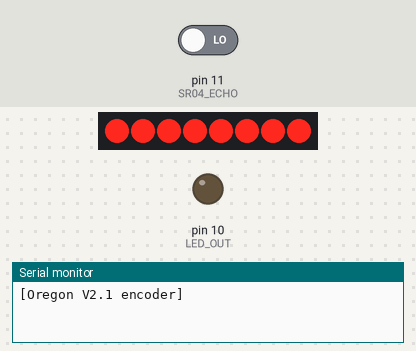
The sketch below on a simulated Arduino Uno, built with avr-gcc and run on an emulated ATmega328P. On the bench: 8 shift-register outputs drawn as a row of LEDs (first output left, lit = HIGH), output pins drawn as LEDs (lit = HIGH), the last lines printed to the serial monitor. Wiring (inferred from the names in the program): shift register (74HC595): data pin 4; shift clock pin 3; latch pin 7. Wiring (inferred from the signals the program sends): row of LEDs: on Q0, Q1, Q2, Q3, Q4, Q5, Q6, Q7. The test bench sets the inputs (shaded band); at power-on: pin 11 (SR04_ECHO) LOW. Pins used as bus, display or sensor lines are not drawn.

Above: at 0.1 s.
At 1.13 s:
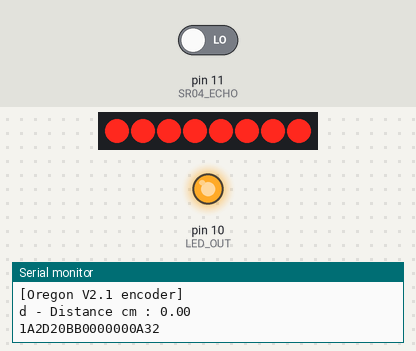
Timing chart, 0 to 3.5 s (numbered marks = the images above):
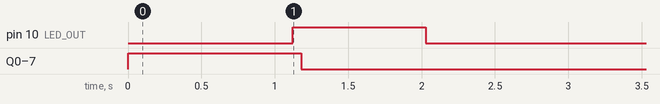

Measured:
- by itself, pin 10 (LED_OUT): LOW → HIGH at 1.1 s, → LOW 0.91 s later
- by itself, Q0–7: HIGH → LOW at 1.2 s

The sketch:

arduino_cuve.ino
```cpp
#include<stdlib.h>
// RF 433
const byte TX_PIN = 9;
// SR04
const byte SR04_TRIG=12;
const byte SR04_ECHO=11;
long lecture_echo; // echo transmis par le SR04
double distance_cm;// distance mesurée par le capteur moins le vide nécessaire (h_vide)
int percent=0;//pourcentage d'occupation de fioul
const double ref_h=160; // ht maxi de liquide = long entre le niveau mini(fond de fioul généralement plein de sédiment) et avant la ht_vide
int h_vide=35; // Vide nécessaire entre le capteur et le niveau maxi

#define LED_OUT 10
// LCD
#define PIN_SCE   7
#define PIN_RESET 6
#define PIN_DC    5
#define PIN_SDIN  4
#define PIN_SCLK  3
#define LCD_CMD   0
#define LCD_C     LOW
#define LCD_D     HIGH
#define LCD_X     84
#define LCD_Y     48

static const byte Digits[][4][18] =
{
 {
    { 0xE0, 0xF0, 0xF8, 0xF4, 0xEE, 0x1F, 0x1F, 0x1F, 0x1F, 0x1F, 0x1F, 0x1F, 0x1F, 0xEE, 0xF4, 0xF8, 0xF0, 0xE0 },
    { 0x1F, 0x3F, 0x7F, 0x3F, 0x1F, 0x00, 0x00, 0x00, 0x00, 0x00, 0x00, 0x00, 0x00, 0x1F, 0x3F, 0x7F, 0x3F, 0x1F },
    { 0xFC, 0xFE, 0xFF, 0xFE, 0xFC, 0x00, 0x00, 0x00, 0x00, 0x00, 0x00, 0x00, 0x00, 0xFC, 0xFE, 0xFF, 0xFE, 0xFC },
    { 0x03, 0x07, 0x0F, 0x17, 0x3B, 0x7C, 0x7C, 0x7C, 0x7C, 0x7C, 0x7C, 0x7C, 0x7C, 0x3B, 0x17, 0x0F, 0x07, 0x03 },
  },
  {
    { 0x00, 0x00, 0x00, 0x00, 0x00, 0x00, 0x00, 0x00, 0x00, 0x00, 0x00, 0x00, 0x00, 0xE0, 0xF0, 0xF8, 0xF0, 0xE0 },
    { 0x00, 0x00, 0x00, 0x00, 0x00, 0x00, 0x00, 0x00, 0x00, 0x00, 0x00, 0x00, 0x00, 0x1F, 0x3F, 0x7F, 0x3F, 0x1F },
    { 0x00, 0x00, 0x00, 0x00, 0x00, 0x00, 0x00, 0x00, 0x00, 0x00, 0x00, 0x00, 0x00, 0xFC, 0xFE, 0xFF, 0xFE, 0xFC },
    { 0x00, 0x00, 0x00, 0x00, 0x00, 0x00, 0x00, 0x00, 0x00, 0x00, 0x00, 0x00, 0x00, 0x03, 0x07, 0x0F, 0x07, 0x03 },
  },
  {
    { 0x00, 0x00, 0x00, 0x04, 0x0E, 0x1F, 0x1F, 0x1F, 0x1F, 0x1F, 0x1F, 0x1F, 0x1F, 0xEE, 0xF4, 0xF8, 0xF0, 0xE0 },
    { 0x00, 0x00, 0x00, 0x80, 0xC0, 0xE0, 0xE0, 0xE0, 0xE0, 0xE0, 0xE0, 0xE0, 0xE0, 0xDF, 0xBF, 0x7F, 0x3F, 0x1F },
    { 0xFC, 0xFE, 0xFF, 0xFE, 0xFD, 0x03, 0x03, 0x03, 0x03, 0x03, 0x03, 0x03, 0x03, 0x01, 0x00, 0x00, 0x00, 0x00 },
    { 0x03, 0x07, 0x0F, 0x17, 0x3B, 0x7C, 0x7C, 0x7C, 0x7C, 0x7C, 0x7C, 0x7C, 0x7C, 0x38, 0x10, 0x00, 0x00, 0x00 },
  },
  {
    { 0x00, 0x00, 0x00, 0x04, 0x0E, 0x1F, 0x1F, 0x1F, 0x1F, 0x1F, 0x1F, 0x1F, 0x1F, 0xEE, 0xF4, 0xF8, 0xF0, 0xE0 },
    { 0x00, 0x00, 0x00, 0x80, 0xC0, 0xE0, 0xE0, 0xE0, 0xE0, 0xE0, 0xE0, 0xE0, 0xE0, 0xDF, 0xBF, 0x7F, 0x3F, 0x1F },
    { 0x00, 0x00, 0x00, 0x00, 0x01, 0x03, 0x03, 0x03, 0x03, 0x03, 0x03, 0x03, 0x03, 0xFD, 0xFE, 0xFF, 0xFE, 0xFC },
    { 0x00, 0x00, 0x00, 0x10, 0x38, 0x7C, 0x7C, 0x7C, 0x7C, 0x7C, 0x7C, 0x7C, 0x7C, 0x3B, 0x17, 0x0F, 0x07, 0x03 },
  },
  {
    { 0xE0, 0xF0, 0xF8, 0xF0, 0xE0, 0x00, 0x00, 0x00, 0x00, 0x00, 0x00, 0x00, 0x00, 0xE0, 0xF0, 0xF8, 0xF0, 0xE0 },
    { 0x1F, 0x3F, 0x7F, 0xBF, 0xDF, 0xE0, 0xE0, 0xE0, 0xE0, 0xE0, 0xE0, 0xE0, 0xE0, 0xDF, 0xBF, 0x7F, 0x3F, 0x1F },
    { 0x00, 0x00, 0x00, 0x00, 0x01, 0x03, 0x03, 0x03, 0x03, 0x03, 0x03, 0x03, 0x03, 0xFD, 0xFE, 0xFF, 0xFE, 0xFC },
    { 0x00, 0x00, 0x00, 0x00, 0x00, 0x00, 0x00, 0x00, 0x00, 0x00, 0x00, 0x00, 0x00, 0x03, 0x07, 0x0F, 0x07, 0x03 },
  },
  {
    { 0xE0, 0xF0, 0xF8, 0xF4, 0xEE, 0x1F, 0x1F, 0x1F, 0x1F, 0x1F, 0x1F, 0x1F, 0x1F, 0x0E, 0x04, 0x00, 0x00, 0x00 },
    { 0x1F, 0x3F, 0x7F, 0xBF, 0xDF, 0xE0, 0xE0, 0xE0, 0xE0, 0xE0, 0xE0, 0xE0, 0xE0, 0xC0, 0x80, 0x00, 0x00, 0x00 },
    { 0x00, 0x00, 0x00, 0x00, 0x01, 0x03, 0x03, 0x03, 0x03, 0x03, 0x03, 0x03, 0x03, 0xFD, 0xFE, 0xFF, 0xFE, 0xFC },
    { 0x00, 0x00, 0x00, 0x10, 0x38, 0x7C, 0x7C, 0x7C, 0x7C, 0x7C, 0x7C, 0x7C, 0x7C, 0x3B, 0x17, 0x0F, 0x07, 0x03 },
  },
  {
    { 0xE0, 0xF0, 0xF8, 0xF4, 0xEE, 0x1F, 0x1F, 0x1F, 0x1F, 0x1F, 0x1F, 0x1F, 0x1F, 0x0E, 0x04, 0x00, 0x00, 0x00 },
    { 0x1F, 0x3F, 0x7F, 0xBF, 0xDF, 0xE0, 0xE0, 0xE0, 0xE0, 0xE0, 0xE0, 0xE0, 0xE0, 0xC0, 0x80, 0x00, 0x00, 0x00 },
    { 0xFC, 0xFE, 0xFF, 0xFE, 0xFD, 0x03, 0x03, 0x03, 0x03, 0x03, 0x03, 0x03, 0x03, 0xFD, 0xFE, 0xFF, 0xFE, 0xFC },
    { 0x03, 0x07, 0x0F, 0x17, 0x3B, 0x7C, 0x7C, 0x7C, 0x7C, 0x7C, 0x7C, 0x7C, 0x7C, 0x3B, 0x17, 0x0F, 0x07, 0x03 },
  },
  {
    { 0x00, 0x00, 0x00, 0x04, 0x0E, 0x1F, 0x1F, 0x1F, 0x1F, 0x1F, 0x1F, 0x1F, 0x1F, 0xEE, 0xF4, 0xF8, 0xF0, 0xE0 },
    { 0x00, 0x00, 0x00, 0x00, 0x00, 0x00, 0x00, 0x00, 0x00, 0x00, 0x00, 0x00, 0x00, 0x1F, 0x3F, 0x7F, 0x3F, 0x1F },
    { 0x00, 0x00, 0x00, 0x00, 0x00, 0x00, 0x00, 0x00, 0x00, 0x00, 0x00, 0x00, 0x00, 0xFC, 0xFE, 0xFF, 0xFE, 0xFC },
    { 0x00, 0x00, 0x00, 0x00, 0x00, 0x00, 0x00, 0x00, 0x00, 0x00, 0x00, 0x00, 0x00, 0x03, 0x07, 0x0F, 0x07, 0x03 },
  },
  {
    { 0xE0, 0xF0, 0xF8, 0xF4, 0xEE, 0x1F, 0x1F, 0x1F, 0x1F, 0x1F, 0x1F, 0x1F, 0x1F, 0xEE, 0xF4, 0xF8, 0xF0, 0xE0 },
    { 0x1F, 0x3F, 0x7F, 0xBF, 0xDF, 0xE0, 0xE0, 0xE0, 0xE0, 0xE0, 0xE0, 0xE0, 0xE0, 0xDF, 0xBF, 0x7F, 0x3F, 0x1F },
    { 0xFC, 0xFE, 0xFF, 0xFE, 0xFD, 0x03, 0x03, 0x03, 0x03, 0x03, 0x03, 0x03, 0x03, 0xFD, 0xFE, 0xFF, 0xFE, 0xFC },
    { 0x03, 0x07, 0x0F, 0x17, 0x3B, 0x7C, 0x7C, 0x7C, 0x7C, 0x7C, 0x7C, 0x7C, 0x7C, 0x3B, 0x17, 0x0F, 0x07, 0x03 },
  },
  {
    { 0xE0, 0xF0, 0xF8, 0xF4, 0xEE, 0x1F, 0x1F, 0x1F, 0x1F, 0x1F, 0x1F, 0x1F, 0x1F, 0xEE, 0xF4, 0xF8, 0xF0, 0xE0 },
    { 0x1F, 0x3F, 0x7F, 0xBF, 0xDF, 0xE0, 0xE0, 0xE0, 0xE0, 0xE0, 0xE0, 0xE0, 0xE0, 0xDF, 0xBF, 0x7F, 0x3F, 0x1F },
    { 0x00, 0x00, 0x00, 0x00, 0x01, 0x03, 0x03, 0x03, 0x03, 0x03, 0x03, 0x03, 0x03, 0xFD, 0xFE, 0xFF, 0xFE, 0xFC },
    { 0x00, 0x00, 0x00, 0x10, 0x38, 0x7C, 0x7C, 0x7C, 0x7C, 0x7C, 0x7C, 0x7C, 0x7C, 0x3B, 0x17, 0x0F, 0x07, 0x03 },
  }
};

int boucle=0;


const unsigned long TIME = 512;
const unsigned long TWOTIME = TIME*2;

#define SEND_HIGH() digitalWrite(TX_PIN, HIGH)
#define SEND_LOW() digitalWrite(TX_PIN, LOW)

byte OregonMessageBuffer[9];

/**
 * \brief    Send logical "0" over RF
 * \details  azero bit be represented by an off-to-on transition
 * \         of the RF signal at the middle of a clock period.
 * \         Remenber, the Oregon v2.1 protocol add an inverted bit first
 */
inline void sendZero(void)
{
  SEND_HIGH();
  delayMicroseconds(TIME);
  SEND_LOW();
  delayMicroseconds(TWOTIME);
  SEND_HIGH();
  delayMicroseconds(TIME);
}

/**
 * \brief    Send logical "1" over RF
 * \details  a one bit be represented by an on-to-off transition
 * \         of the RF signal at the middle of a clock period.
 * \         Remenber, the Oregon v2.1 protocol add an inverted bit first
 */
inline void sendOne(void)
{
   SEND_LOW();
   delayMicroseconds(TIME);
   SEND_HIGH();
   delayMicroseconds(TWOTIME);
   SEND_LOW();
   delayMicroseconds(TIME);
}

/**
* Send a bits quarter (4 bits = MSB from 8 bits value) over RF
*
* @param data Source data to process and sent
*/

/**
 * \brief    Send a bits quarter (4 bits = MSB from 8 bits value) over RF
 * \param    data   Data to send
 */
inline void sendQuarterMSB(const byte data)
{
  (bitRead(data, 4)) ? sendOne() : sendZero();
  (bitRead(data, 5)) ? sendOne() : sendZero();
  (bitRead(data, 6)) ? sendOne() : sendZero();
  (bitRead(data, 7)) ? sendOne() : sendZero();
}

/**
 * \brief    Send a bits quarter (4 bits = LSB from 8 bits value) over RF
 * \param    data   Data to send
 */
inline void sendQuarterLSB(const byte data)
{
  (bitRead(data, 0)) ? sendOne() : sendZero();
  (bitRead(data, 1)) ? sendOne() : sendZero();
  (bitRead(data, 2)) ? sendOne() : sendZero();
  (bitRead(data, 3)) ? sendOne() : sendZero();
}

/******************************************************************/
/******************************************************************/
/******************************************************************/

/**
 * \brief    Send a buffer over RF
 * \param    data   Data to send
 * \param    size   size of data to send
 */
void sendData(byte *data, byte size)
{
  for(byte i = 0; i < size; ++i)
  {
    sendQuarterLSB(data[i]);
    sendQuarterMSB(data[i]);
  }
}

/**
 * \brief    Send an Oregon message
 * \param    data   The Oregon message
 */
void sendOregon(byte *data, byte size)
{
    sendPreamble();
    //sendSync();
    sendData(data, size);
    sendPostamble();
}

/**
 * \brief    Send preamble
 * \details  The preamble consists of 16 "1" bits
 */
inline void sendPreamble(void)
{
  byte PREAMBLE[]={0xFF,0xFF};
  sendData(PREAMBLE, 2);
}

/**
 * \brief    Send postamble
 * \details  The postamble consists of 8 "0" bits
 */
inline void sendPostamble(void)
{
 byte POSTAMBLE[]={0x00};
 sendData(POSTAMBLE, 1);
}

/**
 * \brief    Send sync nibble
 * \details  The sync is 0xA. It is not use in this version since the sync nibble
 * \         is include in the Oregon message to send.
 */
inline void sendSync(void)
{
  sendQuarterLSB(0xA);
}

/******************************************************************/
/******************************************************************/
/******************************************************************/

/**
 * \brief    Set the sensor type
 * \param    data       Oregon message
 * \param    type       Sensor type
 */
inline void setType(byte *data, byte* type)
{
  data[0] = type[0];
  data[1] = type[1];
}

/**
 * \brief    Set the sensor channel
 * \param    data       Oregon message
 * \param    channel    Sensor channel (0x10, 0x20, 0x30)
 */
inline void setChannel(byte *data, byte channel)
{
    data[2] = channel;
}

/**
 * \brief    Set the sensor ID
 * \param    data       Oregon message
 * \param    ID         Sensor unique ID
 */
inline void setId(byte *data, byte ID)
{
  data[3] = ID;
}

/**
 * \brief    Set the sensor battery level
 * \param    data       Oregon message
 * \param    level      Battery level (0 = low, 1 = high)
 */
void setBatteryLevel(byte *data, byte level)
{
  if(!level) data[4] = 0x0C;
  else data[4] = 0x00;
}

/**
 * \brief    Set the sensor temperature
 * \param    data       Oregon message
 * \param    temp       the temperature
 */
void setDistance(byte *data, float temp)
{
  // Set temperature sign
  if(temp < 0)
  {
    data[6] = 0x08;
    temp *= -1;
  }
  else
  {
    data[6] = 0x00;
  }

  // Determine decimal and float part
  int tempInt = (int)temp;
  int td = (int)(tempInt / 10);
  int tf = (int)round((float)((float)tempInt/10 - (float)td) * 10);

  int tempFloat =  (int)round((float)(temp - (float)tempInt) * 10);

  // Set temperature decimal part
  data[5] = (td << 4);
  data[5] |= tf;

  // Set temperature float part
  data[4] |= (tempFloat << 4);
}

/**
 * \brief    Set the sensor humidity
 * \param    data       Oregon message
 * \param    hum        the humidity
 */
void setPercent(byte* data, byte hum)
{
    data[7] = (hum/10);
    data[6] |= (hum - data[7]*10) << 4;
}

/**
 * \brief    Sum data for checksum
 * \param    count      number of bit to sum
 * \param    data       Oregon message
 */
int Sum(byte count, const byte* data)
{
  int s = 0;

  for(byte i = 0; i<count;i++)
  {
    s += (data[i]&0xF0) >> 4;
    s += (data[i]&0xF);
  }

  if(int(count) != count)
    s += (data[count]&0xF0) >> 4;

  return s;
}

/**
 * \brief    Calculate checksum
 * \param    data       Oregon message
 */
void calculateAndSetChecksum(byte* data)
{
    data[8] = ((Sum(8, data) - 0xa) & 0xFF);
}

/******************************************************************/
/******************************************************************/
/******************************************************************/


void readSR04(){
  digitalWrite(SR04_TRIG, HIGH);
  delay(20);
  digitalWrite(SR04_TRIG, LOW);
  lecture_echo = pulseIn(SR04_ECHO, HIGH);
  distance_cm = lecture_echo / 58.0;
  distance_cm =distance_cm -h_vide;
  if (distance_cm < 0){
    distance_cm=0;
  }
  percent = (1-(distance_cm/ref_h))*100;
  Serial.print("d - Distance cm : ");
  Serial.println(distance_cm);
}

void LcdInitialise(void)
{
  pinMode(PIN_SCE, OUTPUT);
  pinMode(PIN_RESET, OUTPUT);
  pinMode(PIN_DC, OUTPUT);
  pinMode(PIN_SDIN, OUTPUT);
  pinMode(PIN_SCLK, OUTPUT);
  digitalWrite(PIN_RESET, LOW);
  digitalWrite(PIN_RESET, HIGH);

  LcdWrite( LCD_CMD, 0x21 ); // LCD Extended Commands.
  LcdWrite( LCD_CMD, 0xC8 ); // Set LCD Vop (Contrast)
  LcdWrite( LCD_CMD, 0x06 ); // Set Temp coefficent
  LcdWrite( LCD_CMD, 0x14 ); // LCD bias mode 1:48

  LcdWrite( LCD_CMD, 0x20 ); // LCD Standard Commands.
  LcdWrite( LCD_CMD, 0x0C ); // LCD in normal mode. 0x0d for inverse
}

void LcdWrite(byte dc, byte data)
{
  digitalWrite(PIN_DC, dc);
  digitalWrite(PIN_SCE, LOW);
  shiftOut(PIN_SDIN, PIN_SCLK, MSBFIRST, data);
  digitalWrite(PIN_SCE, HIGH);
}

void LcdClear(void)
{
  for (int index = 0; index < LCD_X * LCD_Y / 8; index++)
  {
    LcdWrite(LCD_D, 0x00);
  }
}

void Spacer()
{
  LcdWrite(LCD_D, 0x00);
  LcdWrite(LCD_D, 0x00);
}

void DisplayValue(double value,int percent){
   int intValue= value*10.0;

   byte values[4] =
  {
    (byte)(intValue / 1000),            // 1536 > 1
    (byte)((intValue % 1000)/100),      // 536  > 5
    (byte)(((intValue % 1000)%100)/10), // 536  > 36 > 3
    (byte)(((intValue % 1000)%100)%10)  // 536  > 36 > 6
  };
    for(byte row = 0; row < 4; row++)
  {
    LcdWrite(LCD_C, 0x80 | 0);
    LcdWrite(LCD_C, 0x40 | row);

    for(byte digit = 0; digit < 4; digit++)
    {
      for(byte col = 0; col < 18; col++)
      {
        LcdWrite(LCD_D, Digits[values[digit]][row][col]);
      }
      if(digit == 2){
        Spacer();
        }
      Spacer();
    }
  }
  int convertPercent = 0.82 * percent;
  DrawPercentBar(convertPercent);
  }

void DrawPercentBar(byte value)
{
  // Position the pointer
  LcdWrite(LCD_C, 0x80 | 0x00);
  LcdWrite(LCD_C, 0x45);

  // Draw the left side of the progress bar box
  LcdWrite(LCD_D, 0xFF);

  for(byte i = 0; i < 82; i++)
  {
    if(i < value)
    {
      LcdWrite(LCD_D, 0xFF);
    }
    else
    {
      LcdWrite(LCD_D, 0x81);
    }
  }

  // Draw the right side of the progress bar box
  LcdWrite(LCD_D, 0xFF);
}


void initLCD(){
  LcdInitialise();
  LcdClear();
}

void sendRF(){
  digitalWrite(LED_OUT, HIGH);

  setBatteryLevel(OregonMessageBuffer, 1); // 0 : low, 1 : high
  setDistance(OregonMessageBuffer, distance_cm);
  setPercent(OregonMessageBuffer, percent);


  // Calculate the checksum
  calculateAndSetChecksum(OregonMessageBuffer);

  // Show the Oregon Message
  for (byte i = 0; i < sizeof(OregonMessageBuffer); ++i)   {     Serial.print(OregonMessageBuffer[i] >> 4, HEX);
    Serial.print(OregonMessageBuffer[i] & 0x0F, HEX);
  }
  Serial.println();
  // Send the Message over RF
  sendOregon(OregonMessageBuffer, sizeof(OregonMessageBuffer));
  // Send a "pause"
  SEND_LOW();
  delayMicroseconds(TWOTIME*8);
  // Send a copie of the first message. The v2.1 protocol send the
  // message two time
  sendOregon(OregonMessageBuffer, sizeof(OregonMessageBuffer));

  // Wait for 30 seconds before send a new message
  SEND_LOW();
  delay(500);
  digitalWrite(LED_OUT, LOW);
}


void setup()
{

  // INIT LCD
  initLCD();

  // INIT SR04
  pinMode(SR04_TRIG, OUTPUT);
  digitalWrite(SR04_TRIG, LOW);
  pinMode(SR04_ECHO, INPUT);

  pinMode(LED_OUT, OUTPUT);
  digitalWrite(LED_OUT, HIGH);

  // INIT Console
  Serial.begin(115200);
  Serial.println("\n[Oregon V2.1 encoder]");

  // INIT RF 433
  pinMode(TX_PIN, OUTPUT);

  SEND_LOW();
  byte ID[] = {0x1A,0x2D};
  setType(OregonMessageBuffer, ID);
  setChannel(OregonMessageBuffer, 0x20);
  setId(OregonMessageBuffer, 0xBB);
 digitalWrite(LED_OUT, LOW);
}

void loop()
{
  readSR04();
  DisplayValue(distance_cm,percent);

  if (boucle==30||boucle==0){
    // Envoi message toutes les 30 boucles
    sendRF();
    boucle=0;
  }
  delay(60000);
  boucle++;
}
```
